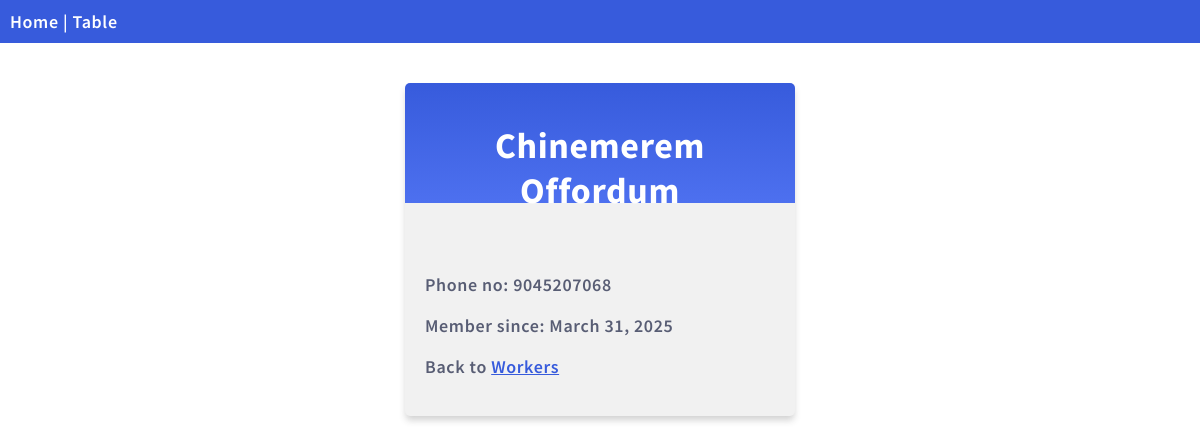
The app's page /workers/details/5 with its own data.
### tests/models.py (models this page shows, shortened)
class TestModel(models.Model):
    SEX_CHOICES = [
        ('M', 'Male'),
        ('F', 'Female')
    ]
    firstname = models.CharField(max_length=150)
    lastname = models.CharField(max_length=140)
    phone = models.IntegerField(null=True)
    join_date = models.DateField(null=True)
    sex = models.CharField(max_length=1, choices=SEX_CHOICES, default='M')

### tests/views.py (the view)
# urls.py: path('workers/details/<int:id>', views.details, name='details'),
def details(request, id):
    mymember = TestModel.objects.get(id=id)
    template = loader.get_template('details.html')
    context = {
        'mymember': mymember
    }
    return HttpResponse(template.render(context, request))

### tests/templates/details.html (shortened to what this page needs)
{% extends "master.html" %}
{% block content %}
  <div class="mycard">
    <h1>{{ mymember.firstname }} {{ mymember.lastname }}</h1>
    <p>Phone no: {{ mymember.phone }}</p>
    <p>Member since: {{ mymember.join_date }}</p>
    <p>Back to <a href="{% url 'test_views' %}">Workers</a></p>
  </div>
{% endblock %}

### mystaticfiles/mystyles.css (style rules this page uses)
body { margin:0; font: 600 18px 'Source Sans Pro', sans-serif; letter-spacing: 0.64px; color: #585d74; }
.mycard { background-color: #f1f1f1; background-image: linear-gradient(to bottom, #375BDC, #4D70EF); background-size: 100% 120px; background-repeat: no-repeat; margin: 40px auto; width: 350px; border-radius: 5px; box-shadow: 0 5px 7px -1px rgba(51, 51, 51, 0.23); padding: 20px; }
.mycard h1 { text-align: center; color:#ffffff; margin:20px 0 60px 0; }
a:link, a:visited { color: #375BDC; }

### records on screen
TestModel: firstname "Chinemerem", lastname "Offordum", phone "9045207068", join_date "March 31, 2025"
